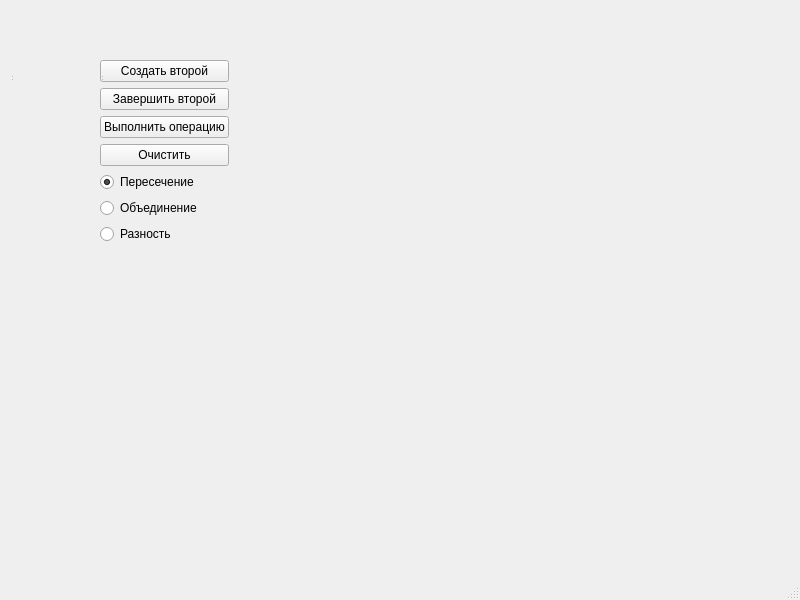
<?xml version="1.0" encoding="UTF-8"?>
<ui version="4.0">
 <class>MainWindow</class>
 <widget class="QMainWindow" name="MainWindow">
  <property name="geometry">
   <rect>
    <x>0</x>
    <y>0</y>
    <width>800</width>
    <height>600</height>
   </rect>
  </property>
  <property name="windowTitle">
   <string>MainWindow</string>
  </property>
  <widget class="QWidget" name="centralwidget">
   <widget class="QStatusBar" name="statusbar_2">
    <property name="geometry">
     <rect>
      <x>10</x>
      <y>60</y>
      <width>3</width>
      <height>22</height>
     </rect>
    </property>
   </widget>
   <widget class="QWidget" name="centralwidget_2">
    <property name="geometry">
     <rect>
      <x>100</x>
      <y>60</y>
      <width>546</width>
      <height>302</height>
     </rect>
    </property>
    <layout class="QHBoxLayout" name="horizontalLayout" stretch="0,1">
     <item>
      <layout class="QVBoxLayout" name="leftLayout">
       <item>
        <widget class="QPushButton" name="btnCreateSecond">
         <property name="text">
          <string>Создать второй</string>
         </property>
        </widget>
       </item>
       <item>
        <widget class="QPushButton" name="btnFinalizeSecond">
         <property name="text">
          <string>Завершить второй</string>
         </property>
        </widget>
       </item>
       <item>
        <widget class="QPushButton" name="btnCompute">
         <property name="text">
          <string>Выполнить операцию</string>
         </property>
        </widget>
       </item>
       <item>
        <widget class="QPushButton" name="btnClear">
         <property name="text">
          <string>Очистить</string>
         </property>
        </widget>
       </item>
       <item>
        <widget class="QRadioButton" name="rbIntersect">
         <property name="text">
          <string>Пересечение</string>
         </property>
         <property name="checked">
          <bool>true</bool>
         </property>
        </widget>
       </item>
       <item>
        <widget class="QRadioButton" name="rbUnion">
         <property name="text">
          <string>Объединение</string>
         </property>
        </widget>
       </item>
       <item>
        <widget class="QRadioButton" name="rbDifference">
         <property name="text">
          <string>Разность</string>
         </property>
        </widget>
       </item>
       <item>
        <spacer name="verticalSpacer">
         <property name="orientation">
          <enum>Qt::Orientation::Vertical</enum>
         </property>
         <property name="sizeHint" stdset="0">
          <size>
           <width>20</width>
           <height>40</height>
          </size>
         </property>
        </spacer>
       </item>
      </layout>
     </item>
     <item>
      <widget class="QWidget" name="canvasPlaceholder" native="true">
       <property name="minimumSize">
        <size>
         <width>400</width>
         <height>300</height>
        </size>
       </property>
      </widget>
     </item>
    </layout>
   </widget>
   <widget class="QStatusBar" name="statusbar_3">
    <property name="geometry">
     <rect>
      <x>100</x>
      <y>60</y>
      <width>3</width>
      <height>22</height>
     </rect>
    </property>
   </widget>
  </widget>
  <widget class="QMenuBar" name="menubar">
   <property name="geometry">
    <rect>
     <x>0</x>
     <y>0</y>
     <width>800</width>
     <height>17</height>
    </rect>
   </property>
  </widget>
  <widget class="QStatusBar" name="statusbar"/>
 </widget>
 <resources/>
 <connections/>
</ui>
